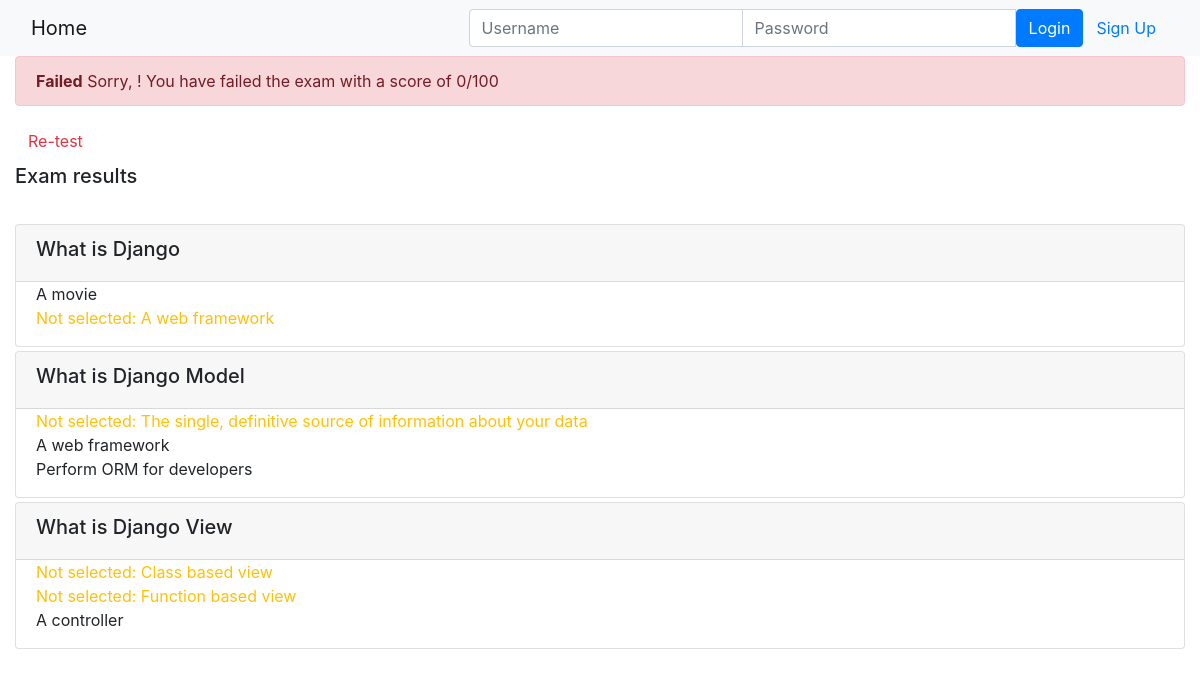
Page /onlinecourse/course/1/submission/1/result/ on the earlier database version.
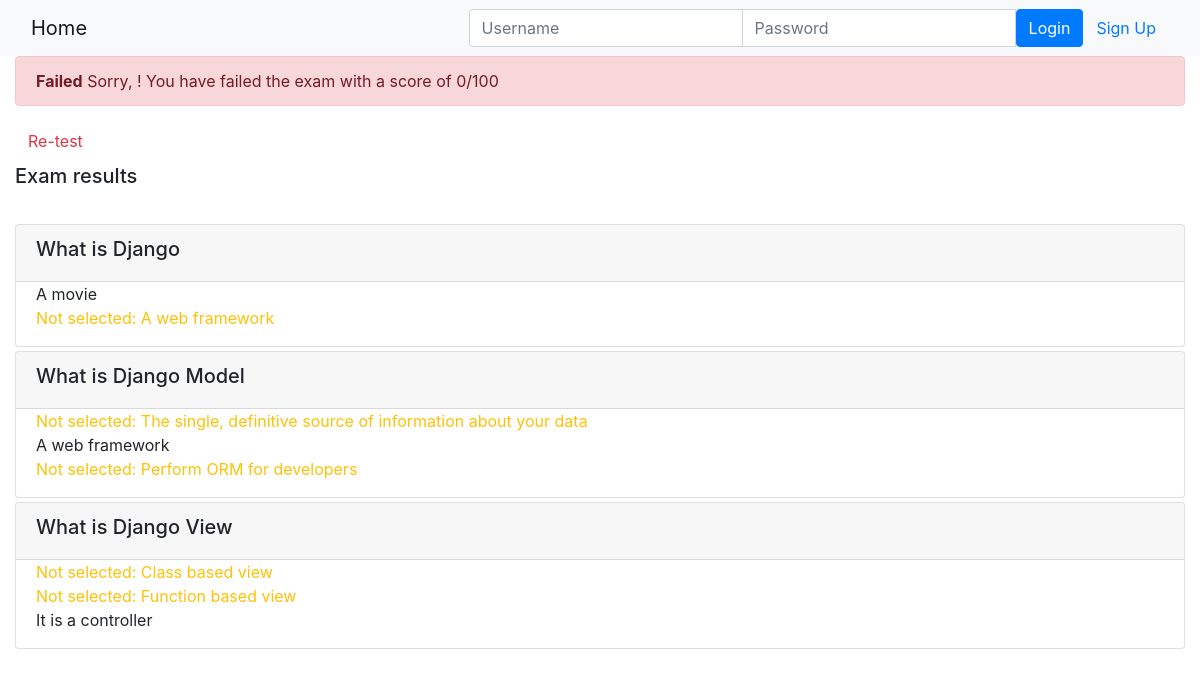
Same page on the later database version.
### onlinecourse/models.py (models this page shows, shortened)
class Choice(models.Model):
    question_id = models.ForeignKey(Question, on_delete=models.CASCADE)
    choice_text = models.CharField(max_length=200, default="Choice")
    is_correct = models.BooleanField(default=False)

### onlinecourse/views.py (the view, shortened to what this page needs)
# urls.py: path('course/<int:course_id>/submission/<int:submission_id>/result/', views.show_exam_result, name='show_exam_result'),
def show_exam_result(request, course_id, submission_id):
    course = Course.objects.get(id=course_id)
    submission = Submission.objects.get(pk=submission_id)
    choice_ids = submission.choices.all().values()
    output = ""
    grade = 0
    question_ids = []
    selected_ids_list = []
    context = {'course': course, 'selected_ids': selected_ids_list, 'grade': grade, 'output': output}
    return render(request, 'onlinecourse/exam_result_bootstrap.html', context)

### onlinecourse/templates/onlinecourse/exam_result_bootstrap.html (shortened to what this page needs)
<!DOCTYPE html>
<html lang="en">
<head>
    {% load static %}
    <link rel="stylesheet" href="https://maxcdn.bootstrapcdn.com/bootstrap/4.5.2/css/bootstrap.min.css">
</head>
<body>
 <nav class="navbar navbar-light bg-light">
    <div class="container-fluid">
        <div class="navbar-header">
              <a class="navbar-brand" href="{% url 'onlinecourse:index' %}">Home</a>
        </div>
        <ul class="nav navbar-nav navbar-right">
            {% if user.is_authenticated %}
            <li>
                <a class="btn btn-link" href="#">{{ user.first_name }}({{ user.username }})</a>
                <a class="btn btn-link" href="{% url 'onlinecourse:logout' %}">Logout</a>
            </li>
            {% else %}
            <li>
                <form class="form-inline" action="{% url 'onlinecourse:login' %}" method="post">
                    <div class="input-group">
                        <input type="text" class="form-control" placeholder="Username" name="username" >
                        <input type="password" class="form-control" placeholder="Password" name="psw" >
                        <button class="btn btn-primary" type="submit">Login</button>
                        <a class="btn btn-link" href="{% url 'onlinecourse:registration' %}">Sign Up</a>
                    </div>
                </form>
            </li>
            {% endif %}
        </ul>
    </div>
</nav>
<div class="container-fluid">
    {% if grade > 80 %}
    <div class="alert alert-success">
       <strong>Congratulations, {{ user.first_name }}!</strong> You have passed the exam and completed the course with score {{ grade }}/100
    </div>
        {% else %}
        <div class="alert alert-danger">
            <strong>Failed</strong> Sorry, {{ user.first_name }}! You have failed the exam with a score of {{grade}}/100
        </div>
        <a class="btn btn-link text-danger" href="{% url 'onlinecourse:course_details' course.id %}">Re-test</a>
        {% endif %}
        <div class="card-columns-vertical mt-1">
        <h5 class="">Exam results</h5>
            {{ output }}<br>
            {% for lesson in course.lesson_set.all %}
                {% for question in lesson.question_set.all %}
                    <div class="card mt-1">
                        <div class="card-header"><h5>{{ question.question_text }}</h5></div>
                        <div class="form-group">
                            {% for choice in question.choice_set.all %}
                            <div class="form-check">
                                {% if choice.is_correct == True %}
                                    {% if choice.id in selected_ids %}
                                        <label class="form-check-label text-success">Correct answer: {{ choice.choice_text }}</label>
                                    {% else %}
                                        <label class="form-check-label text-warning">Not selected: {{ choice.choice_text }}</label>
                                    {% endif %}
                                {% else %}
                                    {% if choice.id in selected_ids %}
                                        <label class="form-check-label text-danger">Wrong answer: {{ choice.choice_text }}</label>
                                    {% else %}
                                        <label class="form-check-label">{{ choice.choice_text }}</label>
                                    {% endif %}
                                {% endif %}
                            </div>
                            {% endfor %}
                        </div>
                    </div>
                {% endfor %}
            {% endfor %}
        </div>
    </div>
</body>
</html>

Differences in the rows shown:
changed Choice "Perform ORM for developers": is_correct False → True (drawn)
changed Choice: choice_text "A controller" → "It is a controller"
